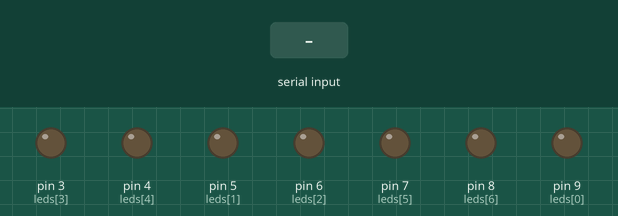
The sketch below on a simulated Arduino Uno, built with avr-gcc and run on an emulated ATmega328P. Parts: output pins drawn as LEDs (lit = HIGH). Inputs (shaded band) come from the test bench.

Above: at 1.2 s.
1.3 s: "0" received over Serial
At 2.1 s:
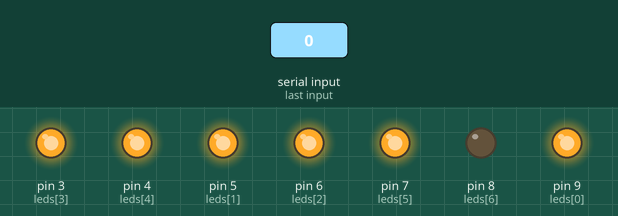
2.8 s: "1" received over Serial
At 3.2 s:
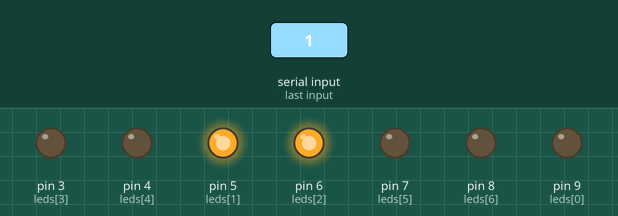
4.3 s: "2" received over Serial
At 5.5 s:
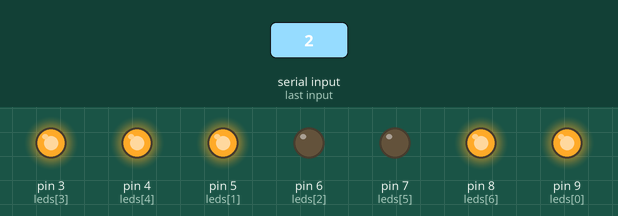
5.8 s: "3" received over Serial
At 6.7 s:
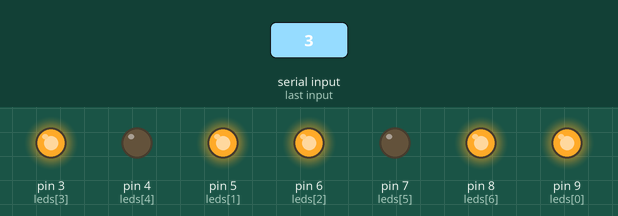
7.3 s: "4" received over Serial
At 7.9 s:
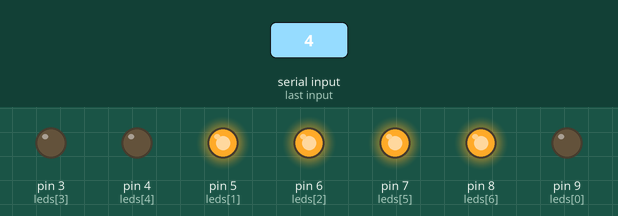
8.8 s: "5" received over Serial
At 10.2 s:
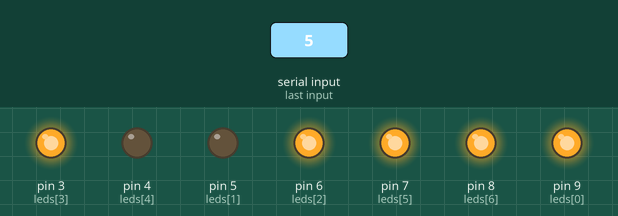
Timing chart, 0 to 11.3 s (numbered marks = the images above; inputs shaded):
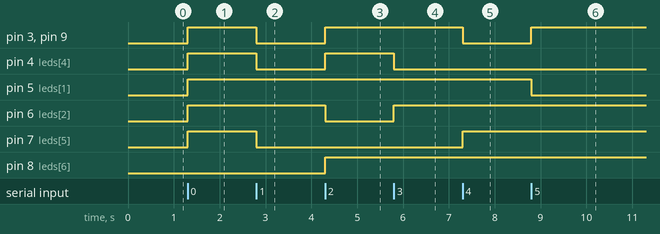

The sketch:

display7.ino
```cpp
// Tutorial - https://www.xanthium.in/Cross-Platform-serial-communication-using-Python-and-PySerial
int leds[7] = { 9,  5,  6,  3,  4,  7,  8};
//              A   B   C   D   E   F   G

void setup()
{
  //An LED is Connected Pin12
 for(int i=0; i<7; i++){
    pinMode(leds[i],OUTPUT);  //Make Pin12 Output
    digitalWrite(leds[i], LOW);//Make Pin12 OFF
 }

  Serial.begin(9600); // opens serial port, sets data rate to 9600 bps 8N1

}

void loop()
{
  char RxedByte = 0;
 if (Serial.available())
    {
      for(int i=0; i<7; i++){
            digitalWrite(leds[i],LOW);//Make Pin12 OFF
      }

      RxedByte = Serial.read();

      switch(RxedByte)
      {
        case '0':
          for(int i=0; i<6; i++){
            digitalWrite(leds[i],HIGH);//Make Pin12 OFF
          }
        break;
        case '1':
            digitalWrite(leds[1],HIGH);//Make Pin12 OFF
            digitalWrite(leds[2],HIGH);//Make Pin12 OFF
        break;
        case '2':
            digitalWrite(leds[0],HIGH);//Make Pin12 OFF
            digitalWrite(leds[1],HIGH);//Make Pin12 OFF
            digitalWrite(leds[3],HIGH);//Make Pin12 OFF
            digitalWrite(leds[4],HIGH);//Make Pin12 OFF
            digitalWrite(leds[6],HIGH);//Make Pin12 OFF
        break;
        case '3':
            digitalWrite(leds[0],HIGH);//Make Pin12 OFF
            digitalWrite(leds[1],HIGH);//Make Pin12 OFF
            digitalWrite(leds[2],HIGH);//Make Pin12 OFF
            digitalWrite(leds[3],HIGH);//Make Pin12 OFF
            digitalWrite(leds[6],HIGH);//Make Pin12 OFF
        break;
        case '4':
            digitalWrite(leds[1],HIGH);//Make Pin12 OFF
            digitalWrite(leds[2],HIGH);//Make Pin12 OFF
            digitalWrite(leds[6],HIGH);//Make Pin12 OFF
            digitalWrite(leds[5],HIGH);//Make Pin12 OFF
        break;
         case '5':
            digitalWrite(leds[0],HIGH);//Make Pin12 OFF
            digitalWrite(leds[2],HIGH);//Make Pin12 OFF
            digitalWrite(leds[3],HIGH);//Make Pin12 OFF
            digitalWrite(leds[5],HIGH);//Make Pin12 OFF
            digitalWrite(leds[6],HIGH);//Make Pin12 OFF
        break;
         case '6':
            digitalWrite(leds[0],HIGH);//Make Pin12 OFF
            digitalWrite(leds[2],HIGH);//Make Pin12 OFF
            digitalWrite(leds[3],HIGH);//Make Pin12 OFF
            digitalWrite(leds[4],HIGH);//Make Pin12 OFF
            digitalWrite(leds[5],HIGH);//Make Pin12 OFF
            digitalWrite(leds[6],HIGH);//Make Pin12 OFF
        break;
         case '7':
            digitalWrite(leds[0],HIGH);//Make Pin12 OFF
            digitalWrite(leds[1],HIGH);//Make Pin12 OFF
            digitalWrite(leds[2],HIGH);//Make Pin12 OFF
        break;
        case '8':
          for(int i=0; i<7; i++){
            digitalWrite(leds[i],HIGH);//Make Pin12 OFF
          }
        break;
         case '9':
            digitalWrite(leds[0],HIGH);//Make Pin12 OFF
            digitalWrite(leds[1],HIGH);//Make Pin12 OFF
            digitalWrite(leds[2],HIGH);//Make Pin12 OFF
            digitalWrite(leds[3],HIGH);//Make Pin12 OFF
            digitalWrite(leds[5],HIGH);//Make Pin12 OFF
            digitalWrite(leds[6],HIGH);//Make Pin12 OFF
        break;
        default:
            digitalWrite(leds[0],HIGH);//Make Pin12 OFF
            digitalWrite(leds[5],HIGH);//Make Pin12 OFF
            digitalWrite(leds[4],HIGH);//Make Pin12 OFF
            digitalWrite(leds[3],HIGH);//Make Pin12 OFF
            digitalWrite(leds[6],HIGH);//Make Pin12 OFF
          break;
      }//end of switch()
    }//endof if
}


  
```

Measured:
- after the input at 1.3 s, pin 3 (leds[3]), pin 4 (leds[4]), pin 5 (leds[1]), pin 6 (leds[2]), pin 7 (leds[5]), pin 9 (leds[0]): LOW → HIGH at once
- after the input at 2.8 s, pin 3 (leds[3]), pin 4 (leds[4]), pin 7 (leds[5]), pin 9 (leds[0]): HIGH → LOW at once
- after the input at 4.3 s, pin 3 (leds[3]), pin 4 (leds[4]), pin 8 (leds[6]), pin 9 (leds[0]): LOW → HIGH at once; pin 6 (leds[2]): HIGH → LOW at once
- after the input at 5.8 s, pin 4 (leds[4]): HIGH → LOW at once; pin 6 (leds[2]): LOW → HIGH at once
- after the input at 7.3 s, pin 3 (leds[3]), pin 9 (leds[0]): HIGH → LOW at once; pin 7 (leds[5]): LOW → HIGH at once
- after the input at 8.8 s, pin 3 (leds[3]), pin 9 (leds[0]): LOW → HIGH at once; pin 5 (leds[1]): HIGH → LOW at once
